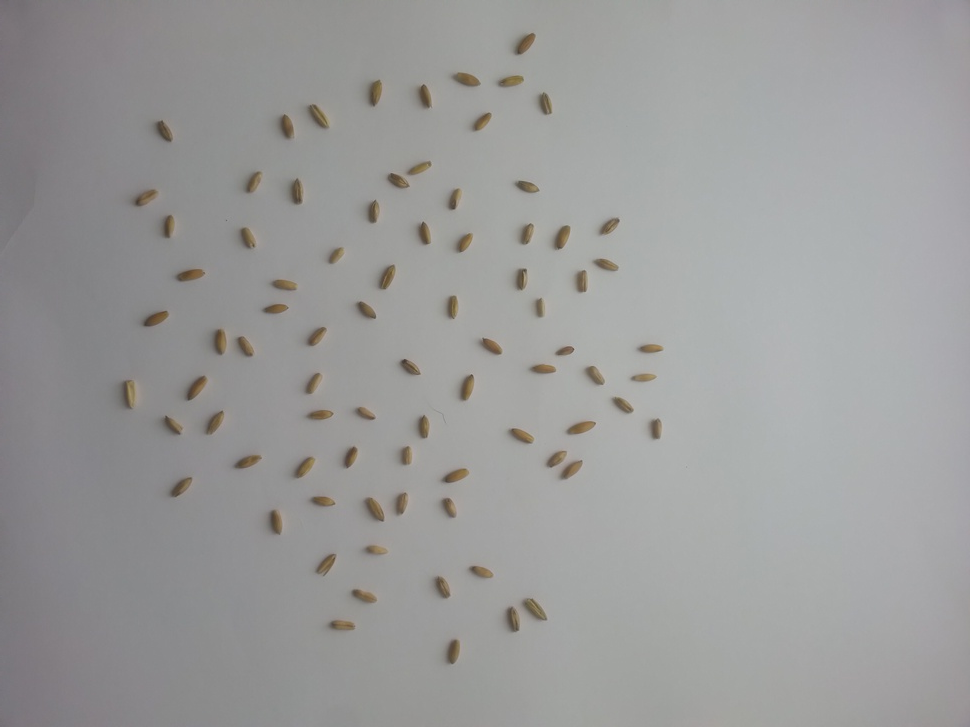
#> input picture count_objects/test/img/image5.jpg, 970 x 727 px, shrunk from 3264 x 2448 before the run
$ python -i im_proc.py   (imports and definitions only)   (Python 2 division)   (older library calls are emulated)
#> lines starting #> are read from the running program, lines starting #| are printed output that depends on the picture; after the words box and inside, x2 and y2 are one past the last pixel; in counts of white or black regions, pixels touching at a corner belong together
'''
*****************
img_proc module
*****************

The im_proc module has utility function that can be used to prepare an image
for processing and analysis. The module relies on openCV (cv2). Many of the functions are simply extensions
of openCV functions make easier to implement by reducing them to simple singular functions.
Created by Seth Reid August 2013.

'''

import cv2
import sys
import numpy as np
import contour_features as cf

# [175 lines left out: functions show_image, close_image, open_image, threshold_image, singleChannelHist, findThreshValue and 3 more, not called in this run]

>>> import cv2
>>> picture = cv2.imread('test/img/image5.jpg')
#> picture is the input picture: shape (727, 970, 3); mean B, G, R 154.1, 154.6, 154.7
>>> result = getContourListFrom(picture)
#> in findThreshValue, `hist = singleChannelHist(img)`: hist = 256 values, max 255 at index 165, min 0 at index 0, mean 30.17
#> in prepareImage, `threshValue = findThreshValue(img)`: threshValue = 69
#> in threshold_image, `ret, threshold_image = cv2.threshold(img,thresholdValue,255,cv2.THRESH..`:
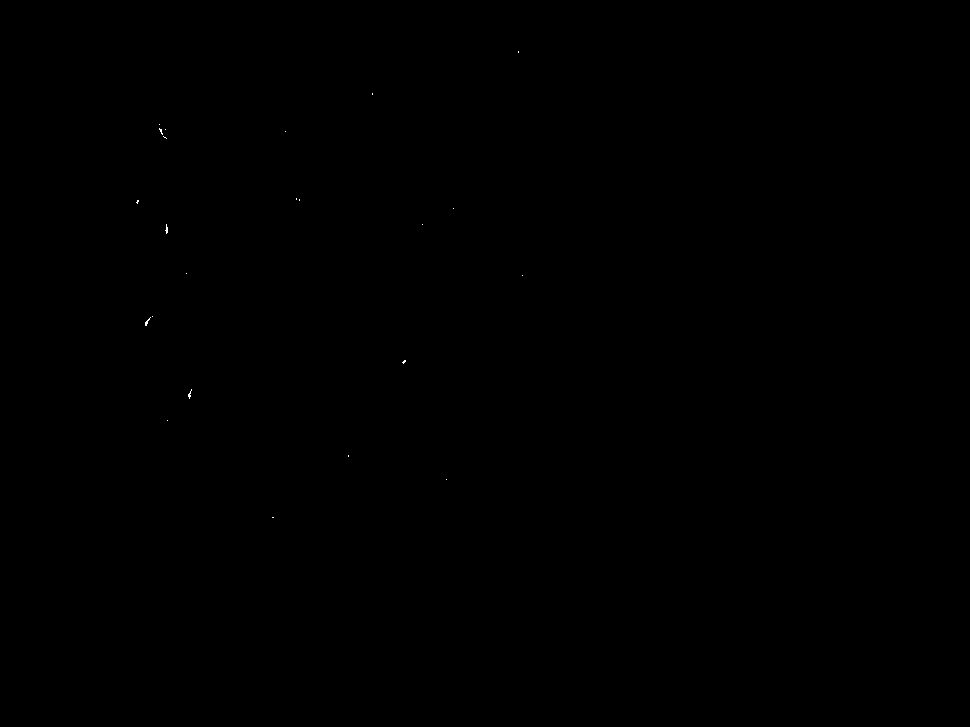
#> threshold_image: shape (727, 970); 0.01% white in thin lines or dots, all inside (x1, y1, x2, y2) = (136, 51, 523, 518)
#> in prepareImage, `element = cv2.getStructuringElement(cv2.MORPH_CROSS,(3,3))`: element = [[0, 1, 0], [1, 1, 1], [0, 1, 0]]
#> (the run stopped early here; a loop or call above may not have finished)

$ run again, on count_objects/test/img/lightboximage2.bmp
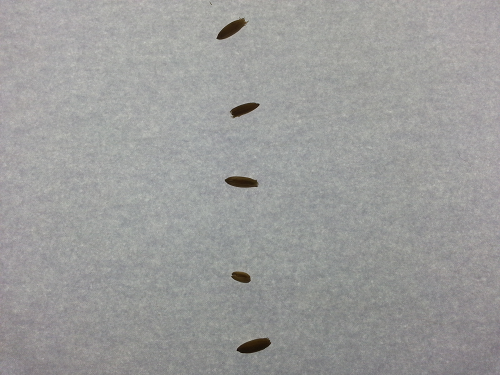
#> input picture count_objects/test/img/lightboximage2.bmp, 500 x 375 px
#> picture is the input picture: shape (375, 500, 3); mean B, G, R 154.7, 155.7, 155.6
#> hist = 256 values, max 255 at index 163, min 0 at index 0, mean 28.24
#> threshValue = 117
#> in threshold_image, `ret, threshold_image = cv2.threshold(img,thresholdValue,255,cv2.THRESH..`:
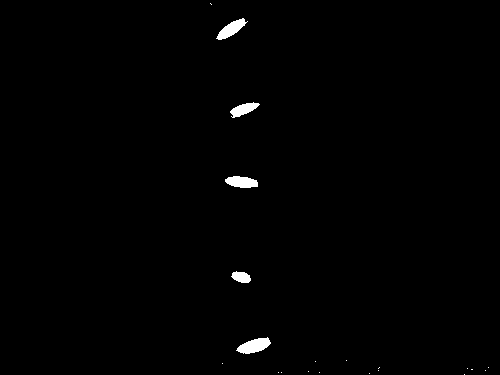
#> threshold_image: shape (375, 500); 0.75% white; 21 white regions (16 under 20 px), largest, box (x1, y1, x2, y2) and area: (236, 337, 271, 354) 358, (216, 18, 248, 40) 307, (225, 176, 258, 188) 298, (230, 102, 260, 118) 249, (231, 271, 251, 283) 169
#> element = [[0, 1, 0], [1, 1, 1], [0, 1, 0]]

$ run again, on count_objects/test/img/lightboximage4.bmp
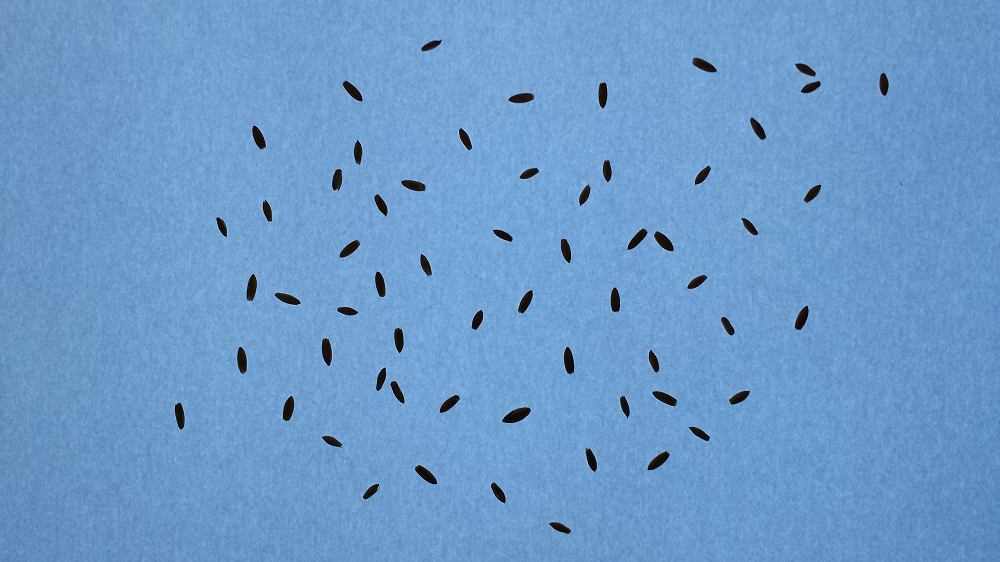
#> input picture count_objects/test/img/lightboximage4.bmp, 1000 x 562 px
#> picture is the input picture: shape (562, 1000, 3); mean B, G, R 202, 154.5, 108.4
#> in getContourListFrom, `gray_image = cv2.cvtColor(originalImage, cv2.COLOR_BGR2GRAY)`:
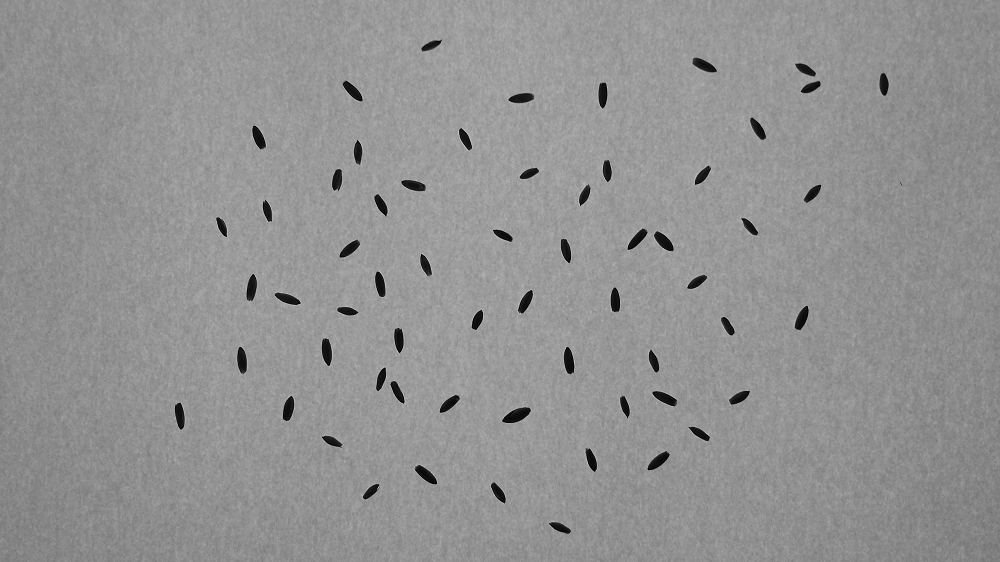
#> gray_image: shape (562, 1000); min 0, max 203, mean 146.1
#> hist = 256 values, max 255 at index 150, min 0 at index 38, mean 21.39
#> threshValue = 117
#> in threshold_image, `ret, threshold_image = cv2.threshold(img,thresholdValue,255,cv2.THRESH..`:
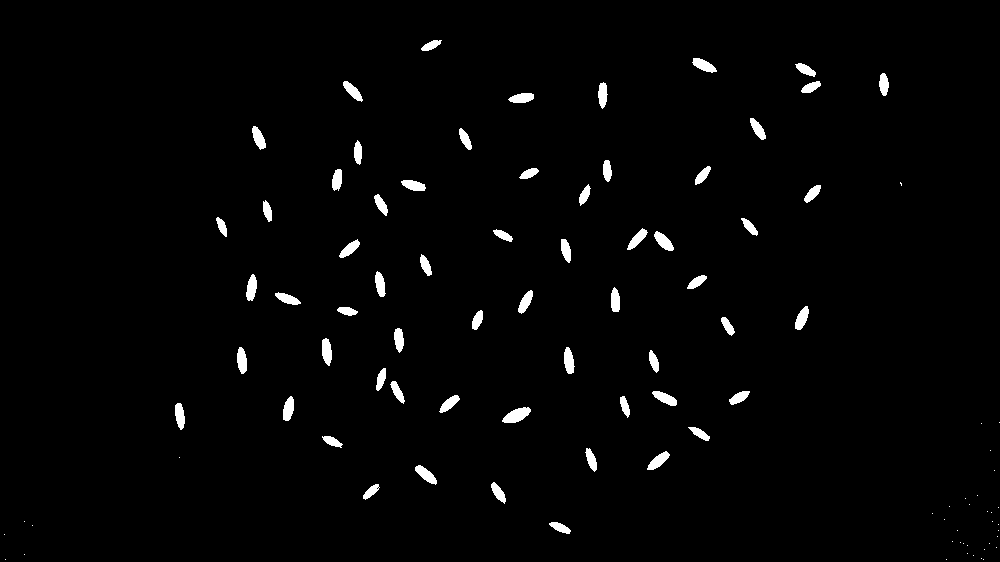
#> threshold_image: shape (562, 1000); 1.9% white; 98 white regions (37 under 20 px), largest, box (x1, y1, x2, y2) and area: (502, 407, 531, 423) 287, (322, 338, 332, 366) 215, (654, 231, 674, 251) 214
#> element = [[0, 1, 0], [1, 1, 1], [0, 1, 0]]
